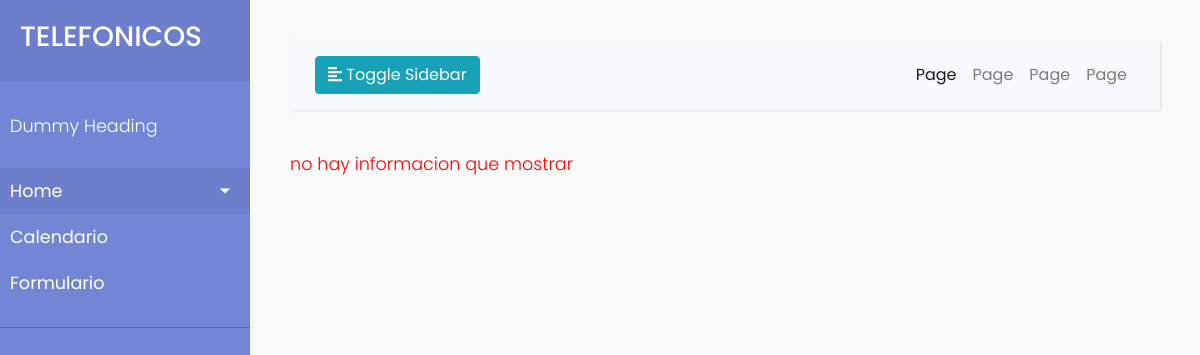
The app's page /here/usuarios/7, older data.
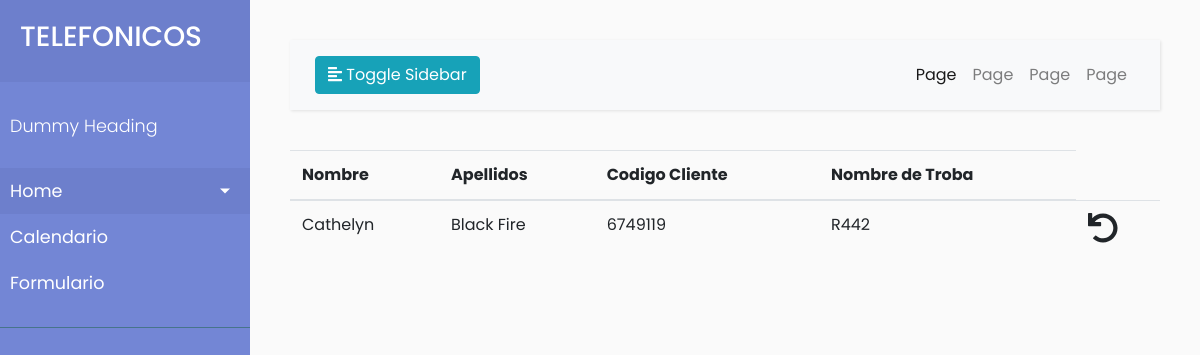
The same page, newer data.
### t_test/models.py (models this page shows, shortened)
class Usuario(models.Model):
    usuarioId=models.AutoField(primary_key=True)
    nombre=models.CharField(max_length=40)
    apellido=models.CharField(max_length=80)
    codigoCliente=models.IntegerField()
    troba=models.ForeignKey(Troba,on_delete=models.CASCADE)

class Troba(models.Model):
    trobaId=models.AutoField(primary_key=True)
    trobaNombre=models.CharField(max_length=20)
    nodo=models.ForeignKey(Nodo,on_delete=models.CASCADE)

### t_test/views.py (the view)
# urls.py: path('usuarios/<int:id>',views.usuarios,name='usuarios'),
def usuarios(request,id):
    listausuarios=Usuario.objects.filter(troba__trobaId=id)
    my_dict={'usuarioslist':listausuarios}
    return  render(request,'usuarios.html',context=my_dict)

### templates/usuarios.html
<!DOCTYPE html>
{% extends "base2.html" %}
{% block content %}
<div >
  {%if usuarioslist%}
    <table class="table table-hover table-stripped">
      <thead>
        <th>Nombre</th>
        <th>Apellidos </th>
        <th>Codigo Cliente</th>
        <th> Nombre de Troba</th>
      </thead>
    {%for u in usuarioslist%}
    <tr>
      <td>{{u.nombre}}</td>
      <td>{{u.apellido}}</td>
      <td>{{u.codigoCliente}}</td>
      <td>{{u.troba.trobaNombre}}</td>
      <td >
        <a  href="{% url 'index' %}"><i class='fas fa-undo' style='font-size:30px'></i></a>
      </td>
    </tr>
    {% endfor %}
  </table>
  {% else %}
  <p>no hay informacion que mostrar </p>
  {%endif%}
</div>
{% endblock %}

Row changes from the older to the newer data that the page shows:
added Usuario: nombre "Cathelyn", apellido "Black Fire", codigoCliente "6749119", troba.trobaNombre "R442"
Text that changed along with them:
text no longer shown: "no hay informacion que mostrar"
text now shown: "Nombre Apellidos Codigo Cliente Nombre de Troba"
